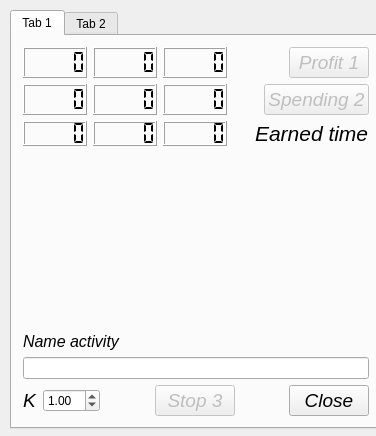
<?xml version="1.0" encoding="UTF-8"?>
<ui version="4.0">
 <class>timer</class>
 <widget class="QDialog" name="timer">
  <property name="enabled">
   <bool>true</bool>
  </property>
  <property name="geometry">
   <rect>
    <x>0</x>
    <y>0</y>
    <width>376</width>
    <height>436</height>
   </rect>
  </property>
  <property name="windowTitle">
   <string>timer</string>
  </property>
  <property name="autoFillBackground">
   <bool>false</bool>
  </property>
  <property name="sizeGripEnabled">
   <bool>false</bool>
  </property>
  <widget class="QTabWidget" name="tabWidget">
   <property name="geometry">
    <rect>
     <x>10</x>
     <y>10</y>
     <width>372</width>
     <height>419</height>
    </rect>
   </property>
   <property name="currentIndex">
    <number>0</number>
   </property>
   <widget class="QWidget" name="tab">
    <attribute name="title">
     <string>Tab 1</string>
    </attribute>
    <layout class="QVBoxLayout" name="verticalLayout_2">
     <item>
      <layout class="QGridLayout" name="gridLayout">
       <item row="0" column="0">
        <layout class="QHBoxLayout" name="horizontalLayout">
         <item>
          <widget class="QLCDNumber" name="lcdNumber">
           <property name="font">
            <font>
             <family>SimSun</family>
             <pointsize>16</pointsize>
             <weight>75</weight>
             <italic>true</italic>
             <bold>true</bold>
            </font>
           </property>
           <property name="segmentStyle">
            <enum>QLCDNumber::Flat</enum>
           </property>
           <property name="intValue" stdset="0">
            <number>0</number>
           </property>
          </widget>
         </item>
         <item>
          <widget class="QLCDNumber" name="lcdNumber_2">
           <property name="font">
            <font>
             <family>SimSun</family>
             <pointsize>16</pointsize>
             <weight>75</weight>
             <italic>true</italic>
             <bold>true</bold>
            </font>
           </property>
           <property name="segmentStyle">
            <enum>QLCDNumber::Flat</enum>
           </property>
           <property name="intValue" stdset="0">
            <number>0</number>
           </property>
          </widget>
         </item>
         <item>
          <widget class="QLCDNumber" name="lcdNumber_3">
           <property name="font">
            <font>
             <family>SimSun</family>
             <pointsize>16</pointsize>
             <weight>75</weight>
             <italic>true</italic>
             <bold>true</bold>
            </font>
           </property>
           <property name="segmentStyle">
            <enum>QLCDNumber::Flat</enum>
           </property>
           <property name="intValue" stdset="0">
            <number>0</number>
           </property>
          </widget>
         </item>
         <item>
          <spacer name="horizontalSpacer_2">
           <property name="orientation">
            <enum>Qt::Horizontal</enum>
           </property>
           <property name="sizeHint" stdset="0">
            <size>
             <width>13</width>
             <height>20</height>
            </size>
           </property>
          </spacer>
         </item>
         <item>
          <widget class="QPushButton" name="pushButtonProfit">
           <property name="enabled">
            <bool>false</bool>
           </property>
           <property name="font">
            <font>
             <pointsize>14</pointsize>
             <weight>50</weight>
             <italic>true</italic>
             <bold>false</bold>
            </font>
           </property>
           <property name="text">
            <string>Profit 1</string>
           </property>
          </widget>
         </item>
        </layout>
       </item>
       <item row="1" column="0">
        <layout class="QHBoxLayout" name="horizontalLayout_2">
         <item>
          <widget class="QLCDNumber" name="lcdNumber_4">
           <property name="font">
            <font>
             <family>SimSun</family>
             <pointsize>16</pointsize>
             <weight>75</weight>
             <italic>true</italic>
             <bold>true</bold>
            </font>
           </property>
           <property name="segmentStyle">
            <enum>QLCDNumber::Flat</enum>
           </property>
           <property name="intValue" stdset="0">
            <number>0</number>
           </property>
          </widget>
         </item>
         <item>
          <widget class="QLCDNumber" name="lcdNumber_5">
           <property name="font">
            <font>
             <family>SimSun</family>
             <pointsize>16</pointsize>
             <weight>75</weight>
             <italic>true</italic>
             <bold>true</bold>
            </font>
           </property>
           <property name="segmentStyle">
            <enum>QLCDNumber::Flat</enum>
           </property>
           <property name="intValue" stdset="0">
            <number>0</number>
           </property>
          </widget>
         </item>
         <item>
          <widget class="QLCDNumber" name="lcdNumber_6">
           <property name="font">
            <font>
             <family>SimSun</family>
             <pointsize>16</pointsize>
             <weight>75</weight>
             <italic>true</italic>
             <bold>true</bold>
            </font>
           </property>
           <property name="segmentStyle">
            <enum>QLCDNumber::Flat</enum>
           </property>
           <property name="intValue" stdset="0">
            <number>0</number>
           </property>
          </widget>
         </item>
         <item>
          <spacer name="horizontalSpacer_5">
           <property name="orientation">
            <enum>Qt::Horizontal</enum>
           </property>
           <property name="sizeHint" stdset="0">
            <size>
             <width>13</width>
             <height>20</height>
            </size>
           </property>
          </spacer>
         </item>
         <item>
          <widget class="QPushButton" name="pushButtonEnterteinment">
           <property name="enabled">
            <bool>false</bool>
           </property>
           <property name="font">
            <font>
             <pointsize>14</pointsize>
             <italic>true</italic>
            </font>
           </property>
           <property name="text">
            <string>Spending 2</string>
           </property>
          </widget>
         </item>
        </layout>
       </item>
       <item row="2" column="0">
        <layout class="QHBoxLayout" name="horizontalLayout_3">
         <item>
          <widget class="QLCDNumber" name="lcdNumber_7">
           <property name="font">
            <font>
             <family>SimSun</family>
             <pointsize>16</pointsize>
             <weight>75</weight>
             <italic>true</italic>
             <bold>true</bold>
            </font>
           </property>
           <property name="segmentStyle">
            <enum>QLCDNumber::Flat</enum>
           </property>
           <property name="intValue" stdset="0">
            <number>0</number>
           </property>
          </widget>
         </item>
         <item>
          <widget class="QLCDNumber" name="lcdNumber_8">
           <property name="font">
            <font>
             <family>SimSun</family>
             <pointsize>16</pointsize>
             <weight>75</weight>
             <italic>true</italic>
             <bold>true</bold>
            </font>
           </property>
           <property name="segmentStyle">
            <enum>QLCDNumber::Flat</enum>
           </property>
           <property name="intValue" stdset="0">
            <number>0</number>
           </property>
          </widget>
         </item>
         <item>
          <widget class="QLCDNumber" name="lcdNumber_9">
           <property name="font">
            <font>
             <family>SimSun</family>
             <pointsize>16</pointsize>
             <weight>75</weight>
             <italic>true</italic>
             <bold>true</bold>
            </font>
           </property>
           <property name="segmentStyle">
            <enum>QLCDNumber::Flat</enum>
           </property>
           <property name="intValue" stdset="0">
            <number>0</number>
           </property>
          </widget>
         </item>
         <item>
          <spacer name="horizontalSpacer_3">
           <property name="orientation">
            <enum>Qt::Horizontal</enum>
           </property>
           <property name="sizeHint" stdset="0">
            <size>
             <width>13</width>
             <height>20</height>
            </size>
           </property>
          </spacer>
         </item>
         <item>
          <widget class="QLabel" name="label_3">
           <property name="font">
            <font>
             <pointsize>16</pointsize>
             <italic>true</italic>
            </font>
           </property>
           <property name="text">
            <string>Earned time</string>
           </property>
          </widget>
         </item>
        </layout>
       </item>
       <item row="3" column="0">
        <spacer name="verticalSpacer">
         <property name="orientation">
          <enum>Qt::Vertical</enum>
         </property>
         <property name="sizeHint" stdset="0">
          <size>
           <width>20</width>
           <height>13</height>
          </size>
         </property>
        </spacer>
       </item>
       <item row="4" column="0">
        <widget class="QLabel" name="label">
         <property name="font">
          <font>
           <pointsize>12</pointsize>
           <italic>true</italic>
          </font>
         </property>
         <property name="text">
          <string>Name activity</string>
         </property>
        </widget>
       </item>
       <item row="5" column="0">
        <widget class="QLineEdit" name="lineEdit"/>
       </item>
       <item row="6" column="0">
        <layout class="QHBoxLayout" name="horizontalLayout_4">
         <item>
          <widget class="QLabel" name="label_4">
           <property name="font">
            <font>
             <pointsize>14</pointsize>
             <italic>true</italic>
            </font>
           </property>
           <property name="text">
            <string>K</string>
           </property>
          </widget>
         </item>
         <item>
          <widget class="QDoubleSpinBox" name="doubleSpinBox">
           <property name="maximum">
            <double>10.000000000000000</double>
           </property>
           <property name="singleStep">
            <double>0.100000000000000</double>
           </property>
           <property name="value">
            <double>1.000000000000000</double>
           </property>
          </widget>
         </item>
         <item>
          <spacer name="horizontalSpacer_4">
           <property name="orientation">
            <enum>Qt::Horizontal</enum>
           </property>
           <property name="sizeHint" stdset="0">
            <size>
             <width>40</width>
             <height>20</height>
            </size>
           </property>
          </spacer>
         </item>
         <item>
          <widget class="QPushButton" name="pushButtonActivity">
           <property name="enabled">
            <bool>false</bool>
           </property>
           <property name="font">
            <font>
             <pointsize>14</pointsize>
             <italic>true</italic>
            </font>
           </property>
           <property name="text">
            <string>Stop 3</string>
           </property>
           <property name="checkable">
            <bool>false</bool>
           </property>
           <property name="checked">
            <bool>false</bool>
           </property>
           <property name="flat">
            <bool>false</bool>
           </property>
          </widget>
         </item>
         <item>
          <spacer name="horizontalSpacer_6">
           <property name="orientation">
            <enum>Qt::Horizontal</enum>
           </property>
           <property name="sizeHint" stdset="0">
            <size>
             <width>40</width>
             <height>20</height>
            </size>
           </property>
          </spacer>
         </item>
         <item>
          <widget class="QPushButton" name="pushButton">
           <property name="font">
            <font>
             <pointsize>14</pointsize>
             <italic>true</italic>
            </font>
           </property>
           <property name="text">
            <string>Close</string>
           </property>
          </widget>
         </item>
        </layout>
       </item>
      </layout>
     </item>
    </layout>
   </widget>
   <widget class="QWidget" name="tab_2">
    <attribute name="title">
     <string>Tab 2</string>
    </attribute>
    <layout class="QHBoxLayout" name="horizontalLayout_5">
     <item>
      <widget class="QTableWidget" name="tableWidget">
       <property name="minimumSize">
        <size>
         <width>334</width>
         <height>374</height>
        </size>
       </property>
       <property name="horizontalScrollBarPolicy">
        <enum>Qt::ScrollBarAlwaysOff</enum>
       </property>
       <property name="rowCount">
        <number>0</number>
       </property>
       <property name="columnCount">
        <number>4</number>
       </property>
       <column/>
       <column/>
       <column/>
       <column/>
      </widget>
     </item>
    </layout>
   </widget>
  </widget>
 </widget>
 <layoutdefault spacing="6" margin="11"/>
 <resources/>
 <connections/>
</ui>
